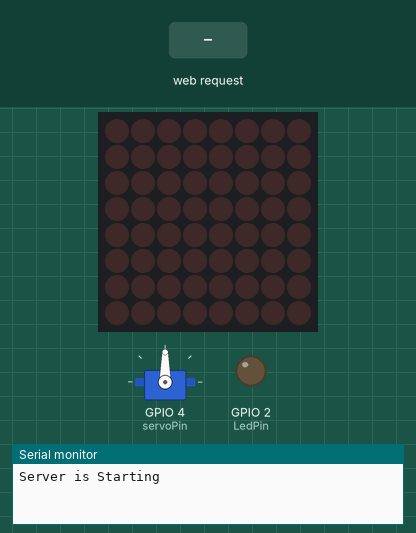
Bench run of a sketch on a simulated ESP32. Parts: servo, 8×8 LED matrix, output pins drawn as LEDs (lit = HIGH), the last lines printed to the serial monitor. Inputs (shaded band) come from the test bench.

Above: at 1.3 s.
1.4 s: HTTP request GET /ledon received
At 3.0 s:
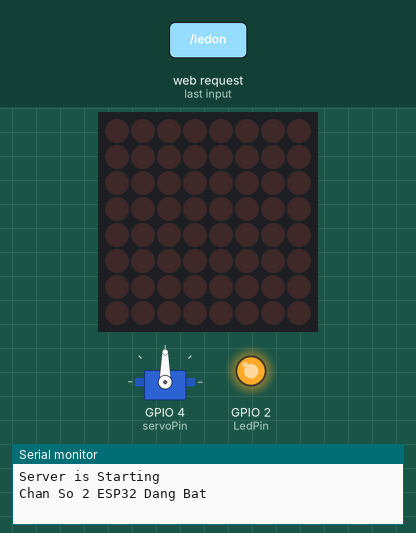
3.6 s: HTTP request GET /servohandler received
At 4.3 s:
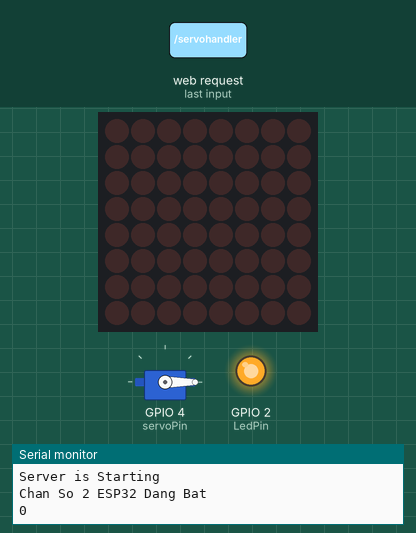
5.1 s: HTTP request GET / received
At 6.8 s:
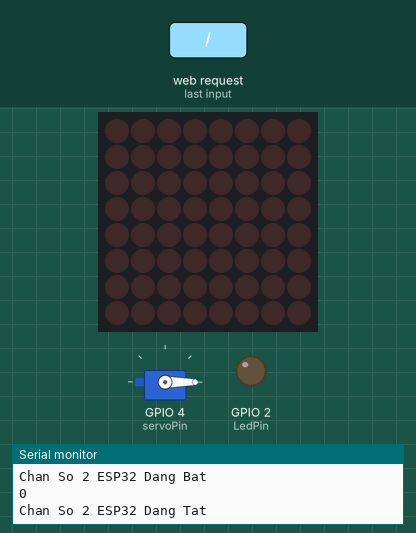
7.1 s: HTTP request GET /ledon?pos=off received
At 8.7 s:
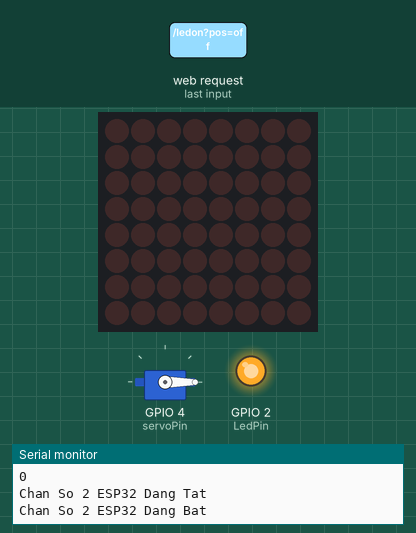
9.1 s: HTTP request GET /ledoff received
At 10.3 s:
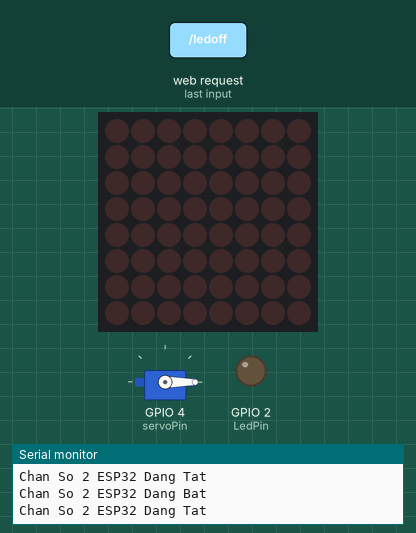
Timing chart, 0 to 12.1 s (numbered marks = the images above; inputs shaded):
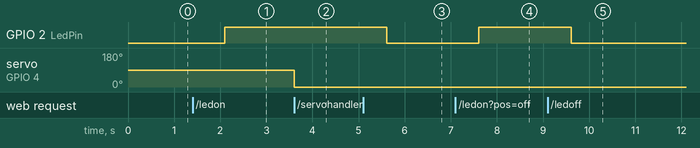

Measured:
- after the input at 1.4 s, GPIO 2 (LedPin): LOW → HIGH after 0.70 s
- after the input at 3.6 s, servo on GPIO 4 (servoPin): 90° → 0° at once
- after the input at 5.1 s, GPIO 2 (LedPin): HIGH → LOW after 0.51 s
- after the input at 7.1 s, GPIO 2 (LedPin): LOW → HIGH after 0.51 s
- after the input at 9.1 s, GPIO 2 (LedPin): HIGH → LOW after 0.51 s

The sketch:

final.ino
```cpp
#include<WiFi.h>
#include<WebServer.h>
#include <SPI.h>
#include <Adafruit_GFX.h>
#include <Max72xxPanel.h>
#include <ESP32Servo.h>

const char* ssid = "sample";
const char* password = "123456789";
IPAddress local_ip (192,168,49,15);
IPAddress gateway (192,168,49,1);
IPAddress subnet (255,255,255,0);

WebServer server(80);

Servo servo;
int servoPin = 4;
int servoPosition = 90;
String LED = "off";
String STRING = "off";
String SERVO = "off";
String message= "";
uint8_t LedPin = 2;
bool LedStatus = LOW;
int pinCS = 5; // Attach CS to this pin, DIN to MOSI and CLK to SCK
Max72xxPanel matrix = Max72xxPanel(pinCS, 1, 1);

void event_OnConnect () {
LedStatus = LOW;
Serial.println("Chan So 2 ESP32 Dang Tat");
server.send (200, "text/html", HTML(LedStatus) ) ;

}

void event_ledon() {
  LedStatus = HIGH;
  Serial.println("Chan So 2 ESP32 Dang Bat");
  server.send(200, "text/html", HTML(LedStatus) );
}

void event_ledoff() {
  LedStatus = LOW;
  Serial.println("Chan So 2 ESP32 Dang Tat");
  server.send(200, "text/html", HTML(LedStatus) );
}
void draw(String mes)
{
  String mesi= mes;
  int spacer = 1;                            // This will scroll the string
  int width = 5 + spacer;                    // The font width is 5 pixels
  for ( int i = 0 ; i < width * mesi.length() + width - 1 - spacer; i++ ) {
    matrix.fillScreen(0);
    int letter = i / width;
    int x = (matrix.width() - 1) - i % width;
    int y = (matrix.height() - 8) / 2; // center the text vertically

    while ( x + width - spacer >= 0 && letter >= 0 ) {
      if ( letter < mesi.length() ) {
        matrix.drawChar(x, y, mesi[letter], 1, 0, 1);
      }
      letter--;
      x -= width;
      }

    matrix.write(); // Send bitmap to display
    delay(100);
  }


}


void event_NotFound() {
  server. send(400, "text/html", "Not Found" );
}
void event_LED(){
  LED = "on";
  STRING="off";
  SERVO="off";
  server.send(200, "text/html", HTML(LedStatus) );
}
void event_STRING() {
  LED = "off";
  STRING = "on";
  SERVO="off";
  server.send(200, "text/html", HTML(LedStatus) );
}
void servohandler(){

   String inputPos = server.arg("pos") ;
    int pos = inputPos.toInt();
    servoPosition = pos;
    servo.write(pos);
    Serial.println (pos);
    server.send(200, "text/plain", "OK");
    event_SERVO();

}
void event_SERVO(){
  STRING = "off";
  LED = "off";
  SERVO ="on";
  server.send(200, "text/html", HTML(LedStatus) );
}
 void dataHandler(){
  String msg = server.arg("message");   //message from POST data
  Serial.print("Received: ");          //print to serial terminal
  Serial.println(msg);
  msg.toUpperCase();                  //all incoming string is converted to uppercase since no font for small cases
  message = msg;
  event_STRING();

}

void event_WELCOME(){
  STRING = "off";
  LED="off";
  SERVO="off";
  server.send(200, "text/html", HTML(LedStatus) );

}

void setup() {

// pat your setup code he
Serial.begin (115200);
pinMode (LedPin, OUTPUT);
servo.attach(servoPin); //connect the servo
servo.write(servoPosition);

WiFi.softAP(ssid, password);
WiFi.softAPConfig(local_ip, gateway, subnet) ;
delay (100);


server.on("/", event_OnConnect);
server.on("/ledon", event_ledon);
server.on("/ledoff", event_ledoff);
server.on("/LED", event_LED);
server.on("/SERVO", event_SERVO);
server.on("/STRING", event_STRING);
server.on("/welcome", event_WELCOME);
server.on("/dataHandler",HTTP_POST,dataHandler);
server.on("/servohandler",HTTP_GET,servohandler);

server.onNotFound (event_NotFound);

server.begin();
Serial.println("Server is Starting");

}

void loop() {
  server.handleClient();
 // int len = message.length();         //get message length
  //if(len > 100) return;
           //limit messages to 100 characters
  draw(message);
  delay(100);
  if (LedStatus)
  {
    digitalWrite(LedPin,HIGH);
  }
  else
  {digitalWrite(LedPin,LOW);}
}

  String HTML (uint8_t led)
  {
   String str ="<!DOCTYPE html> <html>\n";
    str +="<head> <meta name=\"viewport\" content=\"width=device-width, initial-scale=1.0, user-scalable=no\">\n";
    str +="<title>LED Control</title>\n";
    str +="<style>html { font-family: Helvetica; display: inline-block; margin: 0px auto; text-align: center;}\n";
    str +=".button1 { background-color: #4CAF50; border: none; color: white; height: 60px; width: 640px;";
    str +="text-decoration: none; font-size: 30px; cursor: pointer;}";
    str +=".button2 {background-color: #527053; border: none; color: white; height: 60px; width: 640px;";
    str +="text-decoration: none; font-size: 30px; cursor: pointer; } #parent { display: flex; align-items: center;  justify-content: center;}";
    str +="body{margin-top: 50px;} h1 {color: #444444; margin: 50px auto 30px;} h3 {color: #444444; margin-bottom: 50px; }\n";
    str +=".button {display: block; width: 80px; background-color: #3498db; border: none; color: white;padding: 13px 30px; text-decoration: none;font-size: 25px; margin: 0px auto 35px; cursor: pointer;border-radius: 4px;}\n";
    str +=".button-on {background-color: red;}\n";
    str +=".button-on:active {background-color: blue; }\n";
    str +=".button-off {background-color: gray; }\n";
    str +=".button-off:active {background-color: black; }\n";
    str +=".container {background-color: #b6a6f5; width: 300px; border-radius: 10px; margin: auto;padding: 10px;}\n";
    str +="p {font-size: 14px; color: #888;margin-bottom: 10px;}\n";
    str += "</style>\n";
    str +"</head>\n";
    str +="<body><h1>ESP32 Web Server</h1>";
    if (LED=="off" && STRING=="off" && SERVO=="off")
    {
      str +="<div id=\"parent\">";
      str +="<p><a href=\"/LED\"><button class=\"button1\">LED</button></a></p>";
      str +="<p><a href=\"/STRING\"><button class=\"button1\">STRING</button></a></p>";
      str +="<p><a href=\"/SERVO\"><button class=\"button1\">SERVO</button></a></p> </div>";
    } else if (LED=="on") {
      str +="<div id=\"parent\">";
      str +="<p><a href=\"/welcome\"><button class=\"button2\">LED</button></a></p>";
      str +="<p><a href=\"/STRING\"><button class=\"button1\">STRING</button></a></p>";
      str +="<p><a href=\"/SERVO\"><button class=\"button1\">SERVO</button></a></p> </div>";
      if (led)
      {
        str +="<p>LED Status: ON</p><a class=\"button button-off\" href=\"/ledoff\">OFF</a>\n";
        }

        else
        { str +="<p>LED Status: OFF</p><a class=\"button button-on\" href=\"/ledon\">ON</a>\n";}


    } else if (STRING=="on") {
      str +="<div id=\"parent\">";
      str +="<p><a href=\"/LED\"><button class=\"button1\">LED</button></a></p>";
      str +="<p><a href=\"/welcome\"><button class=\"button2\">STRING</button></a></p>";
      str +="<p><a href=\"/SERVO\"><button class=\"button1\">SERVO</button></a></p> </div>";

      str += " <p>Enter text and click Send</p>\n";
      str += "<form action='/dataHandler' method='POST'>\r\n";
      str += " <label for='message'>Message:</label> <input type='text' name='message' id='message'>  </p>\r\n ";
      str += "<input type='submit' id='send' value='Send' />\r\n";
      str += "</form> \r\n ";
    }

else if (SERVO=="on") {
      str +="<div id=\"parent\">";
      str +="<p><a href=\"/LED\"><button class=\"button1\">LED</button></a></p>";
      str +="<p><a href=\"/STRING\"><button class=\"button1\">STRING</button></a></p>";
      str +="<p><a href=\"/welcome\"><button class=\"button2\">SERVO</button></a></p> </div>";

      str += "<input type=\"range\" min=\"0\" max=\"180\" value=\"" + String(servoPosition) + "\" step=\"1\" onchange=\"updateServo(this.value)\" />";
      str += "<script>function updateServo(pos) { var xhttp = new XMLHttpRequest(); xhttp.open('GET', '/servohandler?pos=' + pos, true); xhttp.send(); }</script>";
      str += "</body></html>";
    }
    str+= "</body>\n";
    str+= "</html>\n";
    return str;

  }
```
